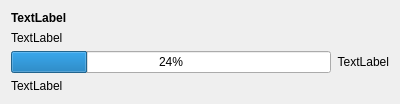
<?xml version="1.0" encoding="UTF-8"?>
<ui version="4.0">
 <class>BasicJobProgressWidget</class>
 <widget class="QWidget" name="BasicJobProgressWidget">
  <property name="geometry">
   <rect>
    <x>0</x>
    <y>0</y>
    <width>400</width>
    <height>95</height>
   </rect>
  </property>
  <layout class="QVBoxLayout" name="verticalLayout">
   <item>
    <widget class="QLabel" name="job_title">
     <property name="font">
      <font>
       <weight>75</weight>
       <bold>true</bold>
       <kerning>true</kerning>
      </font>
     </property>
     <property name="text">
      <string comment="KDE::DoNotExtract">TextLabel</string>
     </property>
    </widget>
   </item>
   <item>
    <widget class="QLabel" name="job_description">
     <property name="text">
      <string comment="KDE::DoNotExtract">TextLabel</string>
     </property>
    </widget>
   </item>
   <item>
    <layout class="QHBoxLayout" name="horizontalLayout">
     <item>
      <widget class="QProgressBar" name="progress">
       <property name="value">
        <number>24</number>
       </property>
       <property name="format">
        <string>%p%</string>
       </property>
      </widget>
     </item>
     <item>
      <widget class="QLabel" name="job_speed">
       <property name="text">
        <string comment="KDE::DoNotExtract">TextLabel</string>
       </property>
       <property name="alignment">
        <set>Qt::AlignRight|Qt::AlignTrailing|Qt::AlignVCenter</set>
       </property>
      </widget>
     </item>
    </layout>
   </item>
   <item>
    <widget class="QLabel" name="msg">
     <property name="text">
      <string comment="KDE::DoNotExtract">TextLabel</string>
     </property>
    </widget>
   </item>
  </layout>
 </widget>
 <resources/>
 <connections/>
</ui>
